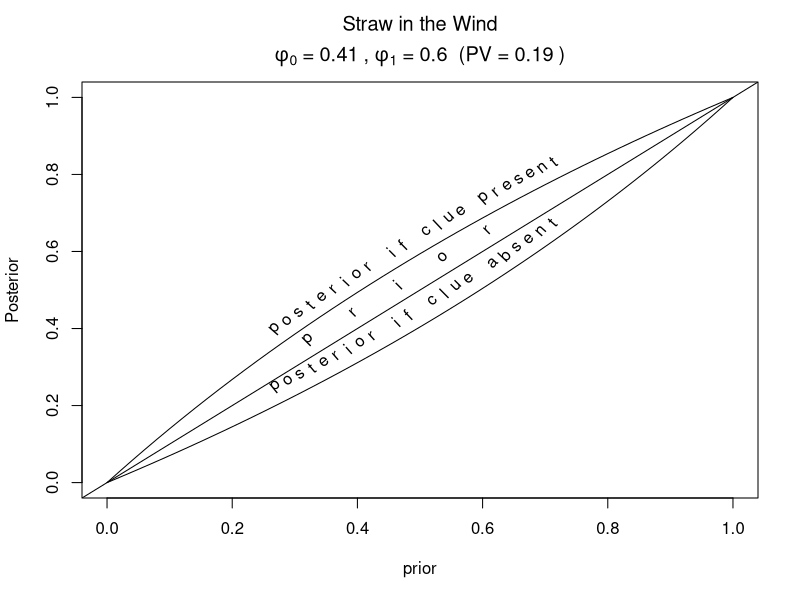
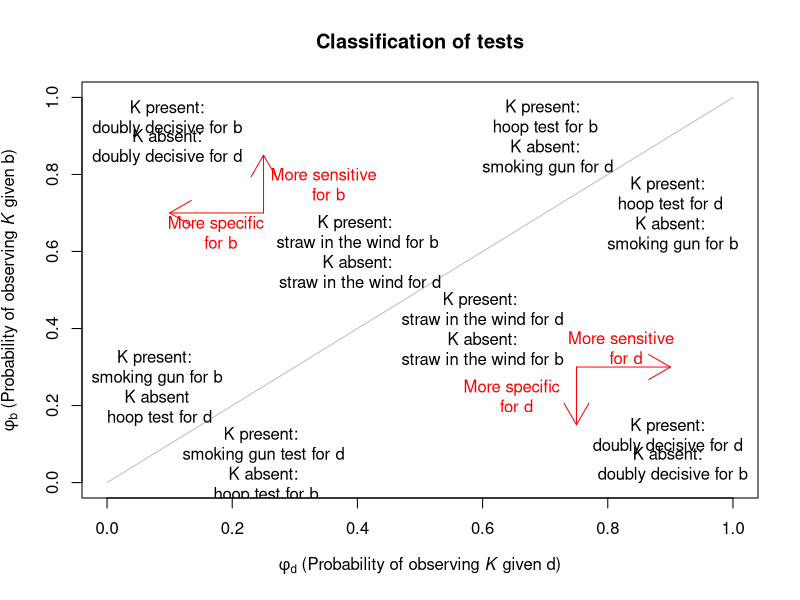
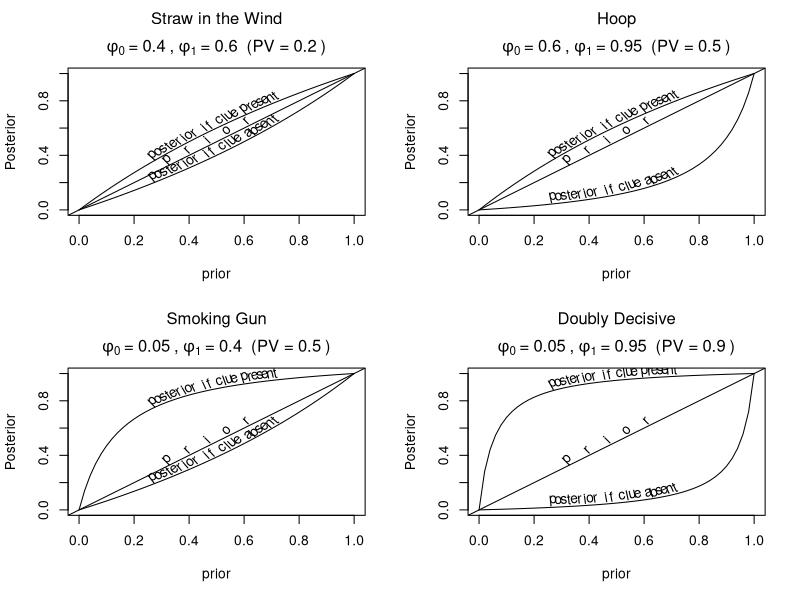

Reproduce these figures in R, in order.

##  Smoking gun and friends
setwd("c:/Dropbox/ProcessTracing/3 paper/2 APSR Revision/Figures")


## How does the probitative value of test depen on priors?
# Assume no uncertainty about Pr(k|A)
# Assume doubly decisive test

pv = function(k0,k1) {(k1/(k0+k1) - (1-k1)/((1-k1)+(1-k0)))}
pv(0,1)
pv(.5,.5)


gt.slope.text = function(text, f, xl=0, xh=1, vshift=.05, col="black", fixer=1){
	TX = c(" ", strsplit(text, "")[[1]]," ")
	k = length(TX)
	z = xl+ ((0:(k-1))/k)*(xh-xl)
	angles = 	c(0,(atan2(f(z)[3:k]  - f(z)[1:(k-2)],fixer*2*(xh-xl)/(k))*180/pi),0)
	for(i in 1:k){text(z[i], f(z[i])+vshift, TX[i], col = col, srt=angles[i])}
	}
		
k0 = .1
k1 = .9




# posterior = Prob(data|A)Prior(A)/Prob(Data)
posterior = function(prior, observed, k0, k1) observed*k1*prior/(k1*prior+k0*(1-prior)) +  (1-observed)*(1-k1)*prior/(1-(k1*prior+k0*(1-prior)))
plotit = function(k0, k1, main="", xl=.25, xh=.75){
	prior = seq(0,1,.02)
	plot(prior, posterior(prior, 1, k0, k1), type="l",      
       main = bquote( atop(.(main), 
                           phi[0]~'='~ .(k0)~','~ phi[1]~'='~ .(k1)~' (PV ='~ .(round(pv(k0,k1),2))~')')), 
       
             ylab="Posterior")
	lines(prior, posterior(prior, 0, k0, k1), type="l")
	abline(a=0, b=1)
	gt.slope.text("posterior if clue present", f= function(x) posterior(x, 1, k0, k1), xl = xl, xh=xh) 
	gt.slope.text("posterior if clue absent", f= function(x) posterior(x, 0, k0, k1), xl = xl, xh=xh) 
	gt.slope.text("prior", f= function(x) x, xl = xl, xh=xh) 
	}

	plotit(.41, .6, main="Straw in the Wind")
		



pdf(file="PTtests1.pdf", width=9, height=9) 
plot(c(0,1), c(0,1), type="l", col="grey", xlab=expression(paste(phi[d], " (Probability of observing ", italic(K), " given d)")), 
				ylab=expression(paste(phi[b], " (Probability of observing ", italic(K), " given b)")), 
				main="Classification of tests")
text(.1,.95, "K present: \n doubly decisive for b  ")
text(.1,.875, "K absent: \n doubly decisive for d  ")
text(.08,.25, "K present: \n smoking gun for b \n K absent \n hoop test for d")
text(.7,.9, "K present: \n hoop test for b \n K absent: \n smoking gun for d")
text(.4,.6, "K present: \n straw in the wind for b \n K absent: \n straw in the wind for d")

text(.9,.125, "K present: \n doubly decisive for d  ")
text(.9,.05, "K absent: \n doubly decisive for b")
text(.9,.7, "K present: \n hoop test for d \n K absent: \n smoking gun for b")
text(.25,.05, "K present: \n smoking gun test for d \n K absent: \n hoop test for b")
text(.6,.4, "K present: \n straw in the wind for d \n K absent: \n straw in the wind for b ")

arrows(.25,.7, .25, .85, col="red")
arrows(.25,.7, .1, .7, col="red")

text(.35, .775, "More sensitive \n for b", col="red")
text(.1775, .65, "More specific \n for b", col="red")


arrows(.75,.3, .9, .3, col="red")
arrows(.75,.3, .75, .15, col="red")

text(.65, .225, "More specific \n for d", col="red")
text(.825, .35, "More sensitive \n for d", col="red")

dev.off()


par(mfrow=c(1,1))

pdf(file="PTtests2.pdf", width=9, height=9) 
par(mfrow = c(2,2))
	plotit(.4, .6, main="Straw in the Wind")
	plotit(.6, .95, main="Hoop")
	plotit(.05, .4, main="Smoking Gun")
	plotit(.05, .95, main="Doubly Decisive")
dev.off()

